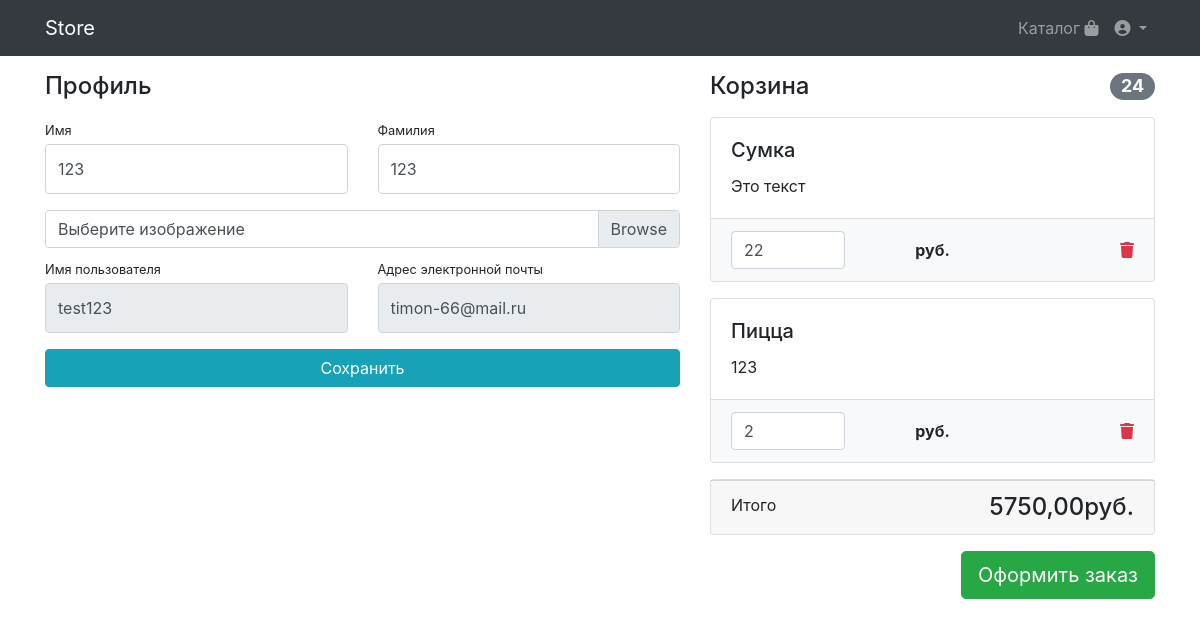
/users/profile/ (signed in), run on the app's committed database.
### users/models.py (models this page shows)
class User(AbstractUser):
  image = models.ImageField(upload_to='users_images', null=True, blank=True)

### products/models.py (models this page shows, shortened)
class Basket(models.Model):
    user = models.ForeignKey(to=User, on_delete=models.CASCADE)
    product = models.ForeignKey(to=Product, on_delete=models.CASCADE)
    quantity = models.PositiveIntegerField(default=0)
    created_timestamp = models.DateTimeField(auto_now_add=True) #* Если создался новый объект то ему присваивает текущую дату
    objects = BasketQuerySet.as_manager()
    def sum(self):
        return self.quantity * self.product.price

class Product(models.Model):
  name = models.CharField(max_length=256)
  description = models.TextField(null=True, blank=True)
  price = models.DecimalField(max_digits=6, decimal_places=2)
  quantity = models.PositiveIntegerField(default=0)
  image = models.ImageField(upload_to='products_images')
  category = models.ForeignKey(to=ProductCategory, on_delete=models.CASCADE) #!Привязка к категории

### users/views.py (the view)
# urls.py: path('profile/', profile, name='profile'),
@login_required
def profile(request):
    if request.method == 'POST':
        form = UserProfileForm(data=request.POST, instance=request.user)
        if form.is_valid():
            form.save()
            return HttpResponseRedirect(reverse('users:profile'))
    else:
        form = UserProfileForm(instance=request.user)
    context = {
        'form': form,
        'baskets': Basket.objects.filter(user=request.user),
    }
    return render(request, 'user/profile.html', context)

### users/forms.py
class UserProfileForm(UserChangeForm):
    first_name = forms.CharField(widget=forms.TextInput(attrs={'class': 'form-control py-4'}))
    last_name = forms.CharField(widget=forms.TextInput(attrs={'class': 'form-control py-4'}))
    image = forms.ImageField(widget=forms.FileInput(attrs={'class': 'custom-file-input'}), required=False)
    username = forms.CharField(widget=forms.TextInput(attrs={'class': 'form-control py-4', 'readonly': True}))
    email = forms.CharField(widget=forms.TextInput(attrs={'class': 'form-control py-4', 'readonly': True}))
    class Meta:
        model = User
        fields = ('first_name', 'last_name', 'image', 'username', 'email')

### products/models.py (called while the page is built)
  def total_sum(self):
    return sum(basket.sum() for basket in self)

  def total_quantity(self):
    return sum(basket.quantity for basket in self)

### users/templates/user/profile.html (shortened to what this page needs)
{% extends 'products/base.html' %} {% load static %}
{% block css %}
	<link href="{% static 'css/profile.css' %}" rel="stylesheet" />
{% endblock %}
{% block content %}
<div class="container">
	<div class="row">
		<div class="col-lg-7">
			<h4 class="mt-3 mb-3">Профиль</h4>
			<form
				action="{% url 'users:profile' %}"
				method="post"
				enctype="multipart/form-data"
			>
				<div class="form-group row">
					<div class="col-lg-6">
						<label class="small mb-1" for="{{ form.first_name.id_for_label }}"
							>Имя</label
						>
						{{ form.first_name }}
					</div>
					<div class="col-lg-6">
						<label class="small mb-1" for="{{ form.last_name.id_for_label }}"
							>Фамилия</label
						>
						{{ form.last_name }}
					</div>
				</div>
				<div class="form-group row mb-2">
					<div class="col-lg-12">
						<div class="custom-file">
							<label
								class="custom-file-label"
								for="{{ form.image.id_for_label }}"
							>
								Выберите изображение
							</label>
						</div>
					</div>
				</div>
				<div class="form-group row">
					<div class="col-lg-6">
						<label class="small mb-1" for="{{ form.username.id_for_label }}"
							>Имя пользователя</label
						>
						{{ form.username }}
					</div>
					<div class="col-lg-6">
						<label class="small mb-1" for="{{ form.email.id_for_label }}">
							Адрес электронной почты
						</label>
						{{ form.email }}
					</div>
				</div>
				<div class="form-group row">
					<div class="col-lg-12">
						<button type="submit" class="btn btn-info btn-block">
							Сохранить
						</button>
					</div>
				</div>
			</form>
		</div>
		<div class="col-lg-5">{% include 'products/basket.html' %}</div>
	</div>
</div>
{% endblock %}

### products/templates/products/basket.html
{% if baskets %}
    <h4 class="mt-3 mb-3 d-flex justify-content-between align-items-center">
        Корзина <span class="badge badge-secondary badge-pill">{{ baskets.total_quantity }}</span>
    </h4>
    {% for basket in baskets %}
        <div class="card mb-3">
            <div class="card-body">
                <h5 class="card-title">{{ basket.product.name }}</h5>
                <p class="card-text">{{ basket.product.description }}</p>
            </div>
            <ul class="list-group list-group-flush">
                <li class="list-group-item bg-light">
                    <div class="row text-center align-items-center">
                        <div class="col-lg-4">
                            <input name="basketID" type="number" class="form-control" value="{{ basket.quantity }}" min="0">
                        </div>
                        <div class="col-lg-4">
                            <span class="font-weight-bold">{{ baskets.sum }}руб.</span>
                        </div>
                        <div class="col-lg-4 text-right">
                            <a href="{% url 'products:basket_remove' basket.id %}" class="text-danger">
                                <i class="fas fa-trash"></i>
                            </a>
                        </div>
                    </div>
                </li>
            </ul>
        </div>
    {% endfor %}
    <div class="card mb-3">
        <div class="card-footer d-flex justify-content-between">
            <p class="mb-0">Итого</p>
            <h4 class="mb-0">{{ baskets.total_sum }}руб.</h4>
        </div>
    </div>
    <a class="btn btn-success btn-lg float-right" href="#">
        Оформить заказ
    </a>
{% else %}
    <h4 class="mt-3 mb-3 text-center">
        Корзина пуста
    </h4>
{% endif %}

### static/css/profile.css (style rules this page uses)
body { padding-top: 56px; }

### data on the page
User: first_name "123", last_name "123", username "test123", email "timon-66@mail.ru"
Basket: total_quantity "24", product.name "Сумка", product.description "Это текст", basketID "22", total_sum "5750,00"
Basket: product.name "Пицца", product.description "123", basketID "2"
